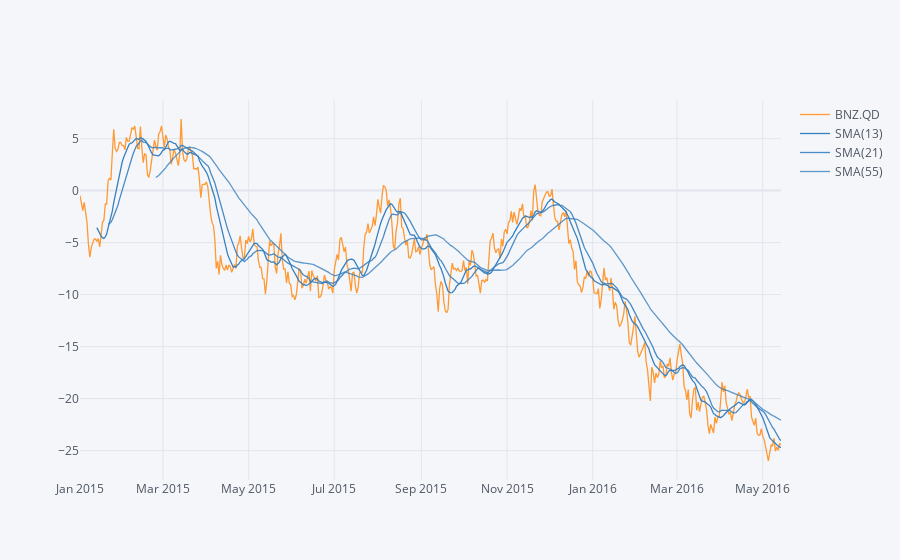

Write notebook code for a chart like this one.
### Code cell
cf.datagen.lines(1,500).ta_plot(study='sma',periods=[13,21,55])

### Figure 1 — Plotly figure (JSON) as saved in the notebook; plotly's stock layout.template omitted (floating-point values rounded to 4 significant figures; data arrays with more than 128 entries replaced by an {"elided": "..."} marker saying what was removed)
{"data": [{"line": {"color": "rgba(255, 153, 51, 1.0)", "dash": "solid", "shape": "linear", "width": 1.3}, "mode": "lines", "name": "BNZ.QD", "text": "", "type": "scatter", "x": {"elided": "500 str values"}, "y": {"elided": "500 float values"}}, {"line": {"color": "rgba(55, 128, 191, 1.0)", "dash": "solid", "shape": "linear", "width": 1.3}, "mode": "lines", "name": "SMA(13)", "text": "", "type": "scatter", "x": {"elided": "500 str values"}, "y": {"elided": "500 mixed values"}}, {"line": {"color": "rgba(55, 128, 191, 0.8999999999999999)", "dash": "solid", "shape": "linear", "width": 1.3}, "mode": "lines", "name": "SMA(21)", "text": "", "type": "scatter", "x": {"elided": "500 str values"}, "y": {"elided": "500 mixed values"}}, {"line": {"color": "rgba(55, 128, 191, 0.7999999999999998)", "dash": "solid", "shape": "linear", "width": 1.3}, "mode": "lines", "name": "SMA(55)", "text": "", "type": "scatter", "x": {"elided": "500 str values"}, "y": {"elided": "500 mixed values"}}], "layout": {"legend": {"bgcolor": "#F5F6F9", "font": {"color": "#4D5663"}}, "paper_bgcolor": "#F5F6F9", "plot_bgcolor": "#F5F6F9", "title": {"font": {"color": "#4D5663"}}, "xaxis": {"gridcolor": "#E1E5ED", "showgrid": true, "tickfont": {"color": "#4D5663"}, "title": {"font": {"color": "#4D5663"}, "text": ""}, "zerolinecolor": "#E1E5ED"}, "yaxis": {"gridcolor": "#E1E5ED", "showgrid": true, "tickfont": {"color": "#4D5663"}, "title": {"font": {"color": "#4D5663"}, "text": ""}, "zerolinecolor": "#E1E5ED"}}}
